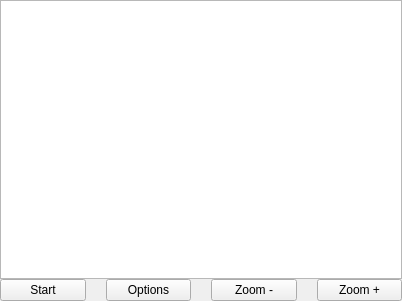
<?xml version="1.0" encoding="UTF-8"?>
<ui version="4.0">
 <class>ekgui</class>
 <widget class="QMainWindow" name="ekgui">
  <property name="geometry">
   <rect>
    <x>0</x>
    <y>0</y>
    <width>402</width>
    <height>301</height>
   </rect>
  </property>
  <property name="windowTitle">
   <string>ekgui</string>
  </property>
  <widget class="QWidget" name="centralWidget">
   <layout class="QVBoxLayout" name="verticalLayout_2">
    <property name="leftMargin">
     <number>0</number>
    </property>
    <property name="topMargin">
     <number>0</number>
    </property>
    <property name="rightMargin">
     <number>0</number>
    </property>
    <property name="bottomMargin">
     <number>0</number>
    </property>
    <item>
     <layout class="QVBoxLayout" name="verticalLayout">
      <property name="spacing">
       <number>0</number>
      </property>
      <property name="sizeConstraint">
       <enum>QLayout::SetNoConstraint</enum>
      </property>
      <item>
       <widget class="PlotWidget" name="graph"/>
      </item>
      <item>
       <layout class="QHBoxLayout" name="horizontalLayout_2">
        <property name="spacing">
         <number>20</number>
        </property>
        <item>
         <widget class="QPushButton" name="plotButton">
          <property name="text">
           <string>Start</string>
          </property>
          <property name="flat">
           <bool>false</bool>
          </property>
         </widget>
        </item>
        <item>
         <widget class="QPushButton" name="optionsButton">
          <property name="text">
           <string>Options</string>
          </property>
         </widget>
        </item>
        <item>
         <widget class="QPushButton" name="zoomoutButton">
          <property name="text">
           <string>Zoom -</string>
          </property>
         </widget>
        </item>
        <item>
         <widget class="QPushButton" name="zoominButton">
          <property name="sizePolicy">
           <sizepolicy hsizetype="Minimum" vsizetype="Fixed">
            <horstretch>0</horstretch>
            <verstretch>0</verstretch>
           </sizepolicy>
          </property>
          <property name="text">
           <string>Zoom +</string>
          </property>
         </widget>
        </item>
       </layout>
      </item>
     </layout>
    </item>
   </layout>
  </widget>
 </widget>
 <layoutdefault spacing="6" margin="11"/>
 <customwidgets>
  <customwidget>
   <class>PlotWidget</class>
   <extends>QGraphicsView</extends>
   <header>pyqtgraph</header>
  </customwidget>
 </customwidgets>
 <resources/>
 <connections/>
</ui>
